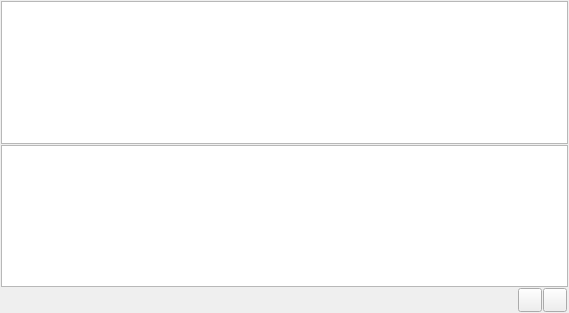
<?xml version="1.0" encoding="UTF-8"?>
<ui version="4.0">
 <class>QTUI_History_DockablePane</class>
 <widget class="QDockWidget" name="QTUI_History_DockablePane">
  <property name="geometry">
   <rect>
    <x>0</x>
    <y>0</y>
    <width>569</width>
    <height>313</height>
   </rect>
  </property>
  <property name="windowTitle">
   <string>History</string>
  </property>
  <widget class="QWidget" name="dockWidgetContents">
   <layout class="QGridLayout" name="gridLayout">
    <property name="leftMargin">
     <number>1</number>
    </property>
    <property name="topMargin">
     <number>1</number>
    </property>
    <property name="rightMargin">
     <number>1</number>
    </property>
    <property name="bottomMargin">
     <number>1</number>
    </property>
    <property name="spacing">
     <number>1</number>
    </property>
    <item row="0" column="0" colspan="4">
     <widget class="QSplitter" name="splitter">
      <property name="orientation">
       <enum>Qt::Vertical</enum>
      </property>
      <property name="handleWidth">
       <number>1</number>
      </property>
      <widget class="QTUI_History_SnapshotTable" name="SnapshotTable">
       <property name="selectionMode">
        <enum>QAbstractItemView::SingleSelection</enum>
       </property>
       <property name="selectionBehavior">
        <enum>QAbstractItemView::SelectRows</enum>
       </property>
       <attribute name="horizontalHeaderVisible">
        <bool>false</bool>
       </attribute>
       <attribute name="verticalHeaderVisible">
        <bool>false</bool>
       </attribute>
      </widget>
      <widget class="QTUI_History_Table" name="HistoryTable">
       <property name="contextMenuPolicy">
        <enum>Qt::CustomContextMenu</enum>
       </property>
       <property name="horizontalScrollBarPolicy">
        <enum>Qt::ScrollBarAlwaysOff</enum>
       </property>
       <property name="editTriggers">
        <set>QAbstractItemView::NoEditTriggers</set>
       </property>
       <property name="selectionMode">
        <enum>QAbstractItemView::SingleSelection</enum>
       </property>
       <property name="selectionBehavior">
        <enum>QAbstractItemView::SelectRows</enum>
       </property>
       <property name="iconSize">
        <size>
         <width>24</width>
         <height>24</height>
        </size>
       </property>
       <property name="wordWrap">
        <bool>false</bool>
       </property>
       <attribute name="horizontalHeaderVisible">
        <bool>false</bool>
       </attribute>
       <attribute name="verticalHeaderVisible">
        <bool>false</bool>
       </attribute>
      </widget>
     </widget>
    </item>
    <item row="1" column="0">
     <spacer name="horizontalSpacer">
      <property name="orientation">
       <enum>Qt::Horizontal</enum>
      </property>
      <property name="sizeHint" stdset="0">
       <size>
        <width>225</width>
        <height>21</height>
       </size>
      </property>
     </spacer>
    </item>
    <item row="1" column="2">
     <widget class="QPushButton" name="HTBTN_DeleteSnapshot">
      <property name="sizePolicy">
       <sizepolicy hsizetype="Fixed" vsizetype="Fixed">
        <horstretch>0</horstretch>
        <verstretch>0</verstretch>
       </sizepolicy>
      </property>
      <property name="minimumSize">
       <size>
        <width>24</width>
        <height>24</height>
       </size>
      </property>
      <property name="maximumSize">
       <size>
        <width>24</width>
        <height>24</height>
       </size>
      </property>
      <property name="toolTip">
       <string>删除快照</string>
      </property>
      <property name="text">
       <string/>
      </property>
      <property name="icon">
       <iconset resource="kad_qt.qrc">
        <normaloff>:/Kad_QT/Resources/HistoryPanelICO_DeleteSnapshot.png</normaloff>:/Kad_QT/Resources/HistoryPanelICO_DeleteSnapshot.png</iconset>
      </property>
     </widget>
    </item>
    <item row="1" column="1">
     <widget class="QPushButton" name="HTBTN_CreateSnapshot">
      <property name="sizePolicy">
       <sizepolicy hsizetype="Fixed" vsizetype="Fixed">
        <horstretch>0</horstretch>
        <verstretch>0</verstretch>
       </sizepolicy>
      </property>
      <property name="minimumSize">
       <size>
        <width>24</width>
        <height>24</height>
       </size>
      </property>
      <property name="maximumSize">
       <size>
        <width>24</width>
        <height>24</height>
       </size>
      </property>
      <property name="toolTip">
       <string>创建快照</string>
      </property>
      <property name="text">
       <string/>
      </property>
      <property name="icon">
       <iconset resource="kad_qt.qrc">
        <normaloff>:/Kad_QT/Resources/HistoryPanelICO_Snapshot.png</normaloff>:/Kad_QT/Resources/HistoryPanelICO_Snapshot.png</iconset>
      </property>
     </widget>
    </item>
   </layout>
  </widget>
 </widget>
 <customwidgets>
  <customwidget>
   <class>QTUI_History_Table</class>
   <extends>QTableWidget</extends>
   <header location="global">qtui_history_table.h</header>
   <slots>
    <slot>SLT_ShowContextMenu(QPoint)</slot>
   </slots>
  </customwidget>
  <customwidget>
   <class>QTUI_History_SnapshotTable</class>
   <extends>QTableWidget</extends>
   <header location="global">qtui_history_snapshottable.h</header>
   <slots>
    <slot>AddSnapshot()</slot>
    <slot>DeleteSnapshot()</slot>
    <slot>RevertToSnapshot(int)</slot>
   </slots>
  </customwidget>
 </customwidgets>
 <resources>
  <include location="kad_qt.qrc"/>
 </resources>
 <connections>
  <connection>
   <sender>HTBTN_CreateSnapshot</sender>
   <signal>clicked()</signal>
   <receiver>SnapshotTable</receiver>
   <slot>AddSnapshot()</slot>
   <hints>
    <hint type="sourcelabel">
     <x>541</x>
     <y>311</y>
    </hint>
    <hint type="destinationlabel">
     <x>199</x>
     <y>154</y>
    </hint>
   </hints>
  </connection>
  <connection>
   <sender>HTBTN_DeleteSnapshot</sender>
   <signal>clicked()</signal>
   <receiver>SnapshotTable</receiver>
   <slot>DeleteSnapshot()</slot>
   <hints>
    <hint type="sourcelabel">
     <x>566</x>
     <y>311</y>
    </hint>
    <hint type="destinationlabel">
     <x>256</x>
     <y>154</y>
    </hint>
   </hints>
  </connection>
  <connection>
   <sender>SnapshotTable</sender>
   <signal>cellClicked(int,int)</signal>
   <receiver>SnapshotTable</receiver>
   <slot>RevertToSnapshot(int)</slot>
   <hints>
    <hint type="sourcelabel">
     <x>74</x>
     <y>114</y>
    </hint>
    <hint type="destinationlabel">
     <x>175</x>
     <y>130</y>
    </hint>
   </hints>
  </connection>
  <connection>
   <sender>HistoryTable</sender>
   <signal>customContextMenuRequested(QPoint)</signal>
   <receiver>HistoryTable</receiver>
   <slot>SLT_ShowContextMenu(QPoint)</slot>
   <hints>
    <hint type="sourcelabel">
     <x>120</x>
     <y>229</y>
    </hint>
    <hint type="destinationlabel">
     <x>155</x>
     <y>230</y>
    </hint>
   </hints>
  </connection>
 </connections>
</ui>
